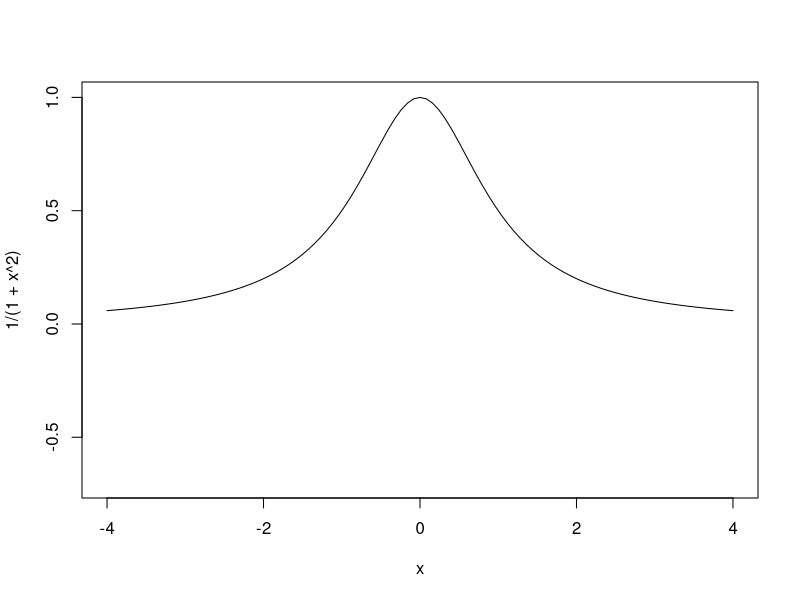
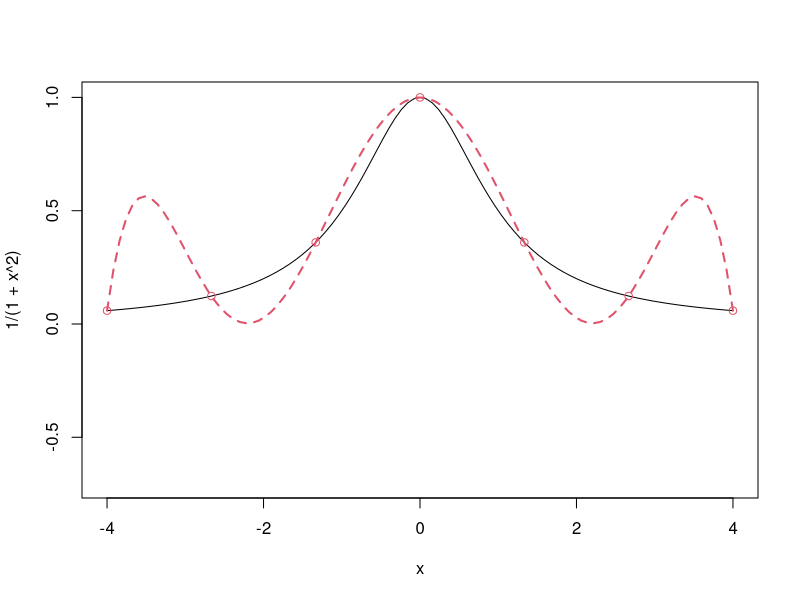
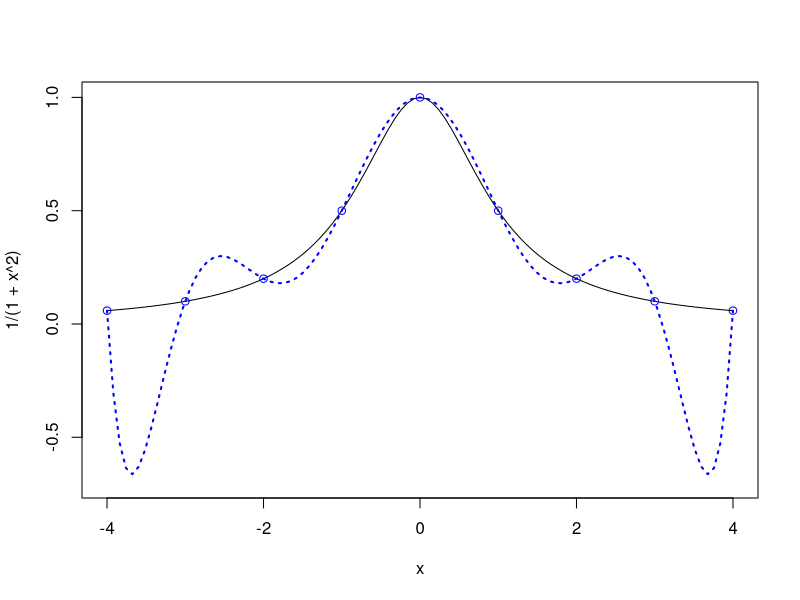
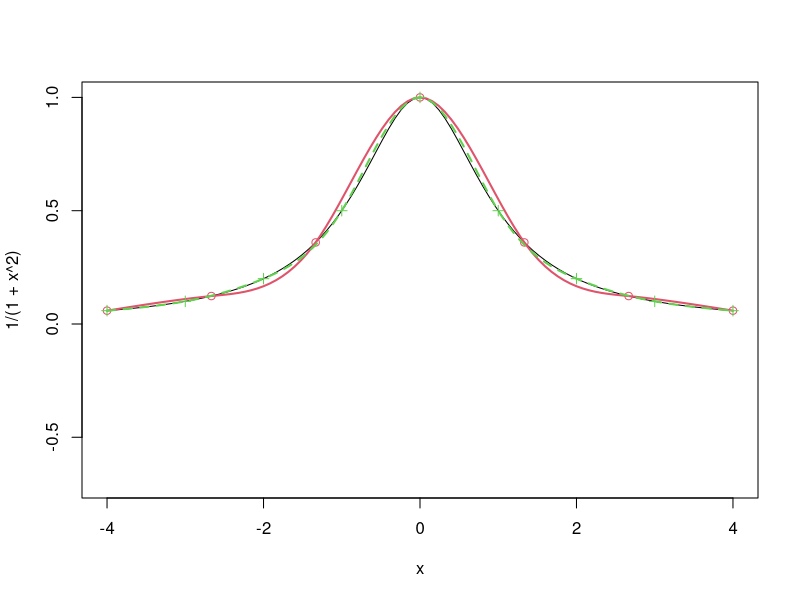
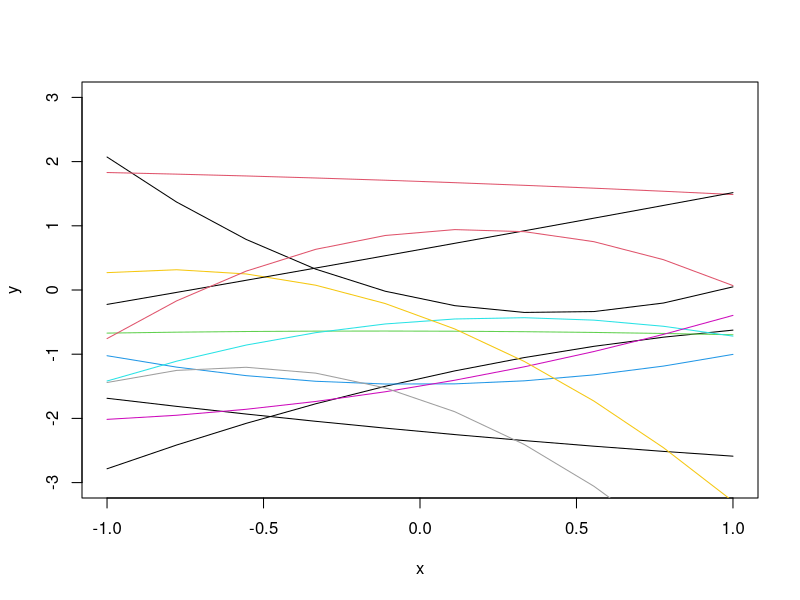
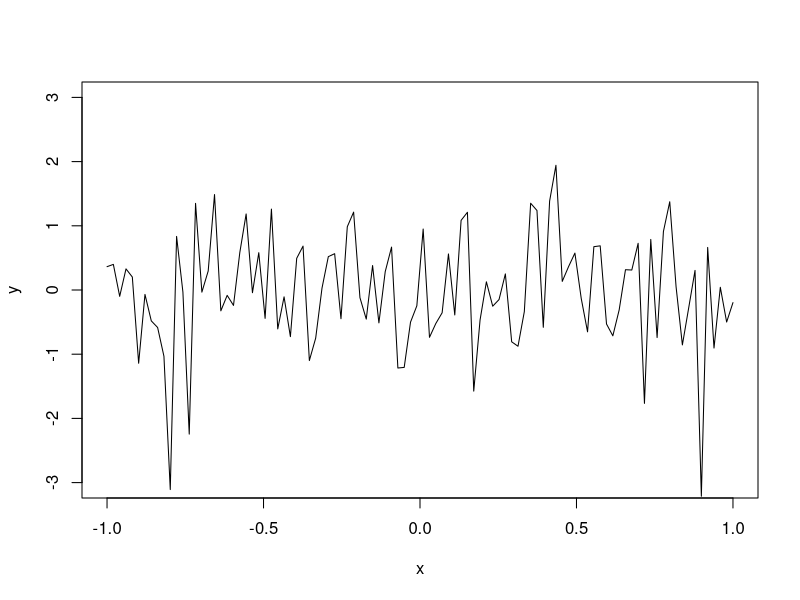
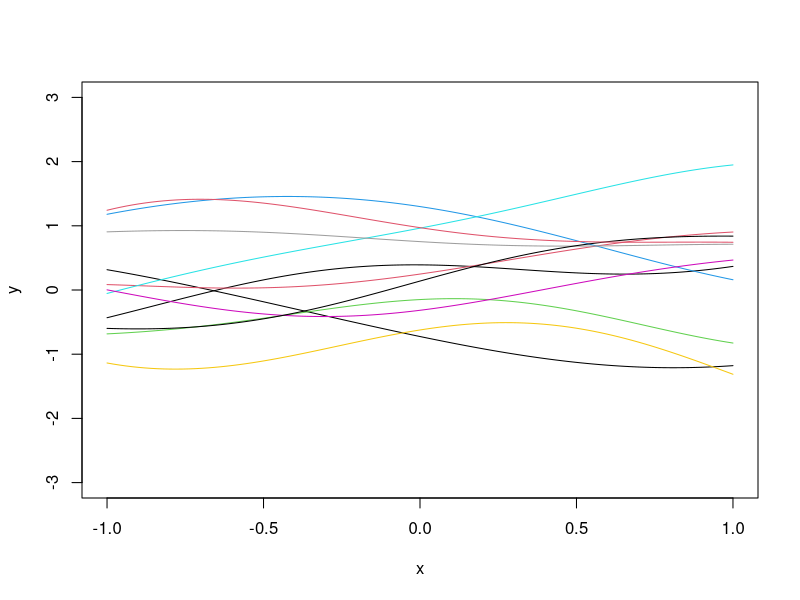
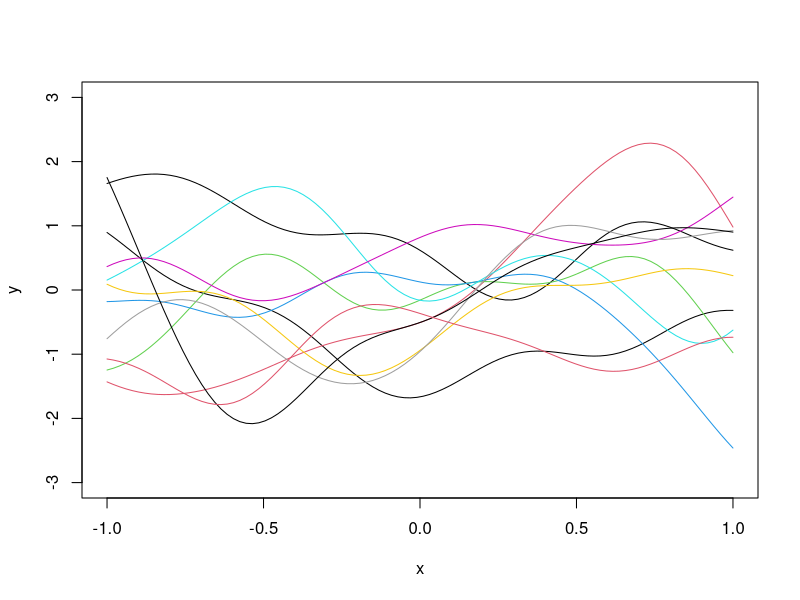

These charts were generated, in order, by the following R code:
## ---- chunk 1
curve(1/(1+x^2), from=-4, to=4, ylim=c(-.7,1))
## ---- chunk 2
curve(1/(1+x^2), from=-4, to=4, ylim=c(-.7,1))
x=seq(-4,4,length=7)
y=1/(1+x^2)
X=as.matrix(cbind(1,x,x^2,x^3,x^4,x^5,x^6))
a=solve(X,y)
u=seq(-4,4,length=100)
yhat=u
for(i in 1:100)
  yhat[i]=sum(c(1,u[i],u[i]^2,u[i]^3,u[i]^4,u[i]^5,u[i]^6)*a)
lines(u,yhat, col=2, lty=2, lwd = 2)
points(x,y,col=2)
## ---- chunk 3
curve(1/(1+x^2), from=-4, to=4, ylim=c(-.7,1))
x=seq(-4,4,length=9)
y=1/(1+x^2)
X=as.matrix(cbind(1,x,x^2,x^3,x^4,x^5,x^6,x^7,x^8))
a=solve(X,y)
u=seq(-4,4,length=100)
yhat=u
for(i in 1:100)
  yhat[i]=sum(c(1,u[i],u[i]^2,u[i]^3,u[i]^4,u[i]^5,u[i]^6, u[i]^7,u[i]^8)*a)
lines(u,yhat, col='blue', lty=3, lwd = 2)
points(x,y,col="blue")
## ---- chunk 4
curve(1/(1+x^2), from=-4, to=4, ylim=c(-.7,1))

# Splines with 7 points

x=seq(-4,4,length=7)
y=1/(1+x^2)
points(x,y,col=2)
a=splinefun(x,y,method="natural")
curve(a,add=T,col=2, lwd = 2)

# Splines with 9 points

x=seq(-4,4,length=9)
y=1/(1+x^2)
points(x,y, pch=3,col=3)
a=splinefun(x,y,method="natural")
curve(a,add=T,col=3, lty=2, lwd = 2)
## ---- chunk 5
x=seq(-1,1,length=10)
b=rnorm(3)
y=b[1]+b[2]*x+b[3]*x^2
plot(x,y,"l", ylim=c(-3,3))
b=rnorm(3)
y=b[1]+b[2]*x+b[3]*x^2
lines(x,y,"l")
for(i in 1:10)
{b=rnorm(3)
y=b[1]+b[2]*x+b[3]*x^2
lines(x,y,"l",col=i)}
## ---- chunk 6
N=100
x=seq(-1,1,length=N)
y=rnorm(N)
plot(x,y,"l", ylim=c(-3,3))
## ---- chunk 7
E=as.matrix(dist(x, diag=T, ,upper=T))

# Correlation matrix R
R=exp(-0.5*E^2)
eig=eigen(R)
R=eig$vec%*%diag(sqrt(eig$val+10^(-10)))%*%t(eig$vec)
z=rnorm(N)
y=R%*%z
plot(x,y,"l", ylim=c(-3,3))
for(i in 1:10)
  lines(x,R%*%rnorm(N),col=i)
## ---- chunk 8
E=as.matrix(dist(x, diag=T, ,upper=T))

# Correlation matrix R
R=exp(-5*E^2)
eig=eigen(R)
R=eig$vec%*%diag(sqrt(eig$val+10^(-10)))%*%t(eig$vec)
z=rnorm(N)
y=R%*%z
plot(x,y,"l", ylim=c(-3,3))
for(i in 1:10)
  lines(x,R%*%rnorm(N),col=i)
